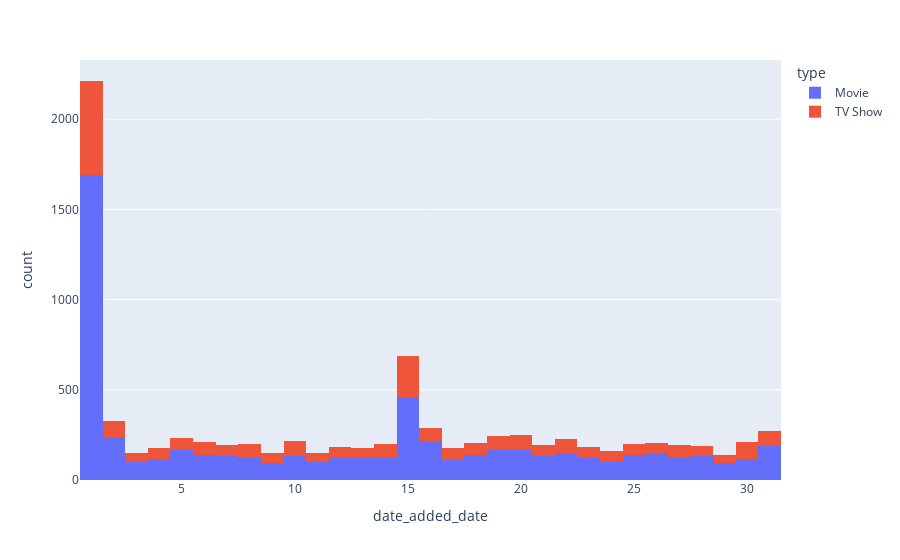

Write notebook code for a chart like this one.
### Markdown cell above
### There doesnt seem to be any spike in the number of movies added on a particular month
### Exploring the data set further, this time trying to see if more shows are added on particular date

### Code cell
data_import["date_added_date"] = data_import["date_added"].dt.day
dad = px.histogram( data_import ,x="date_added_date", color = 'type')
dad.show()
dad.write_html('/Python/Netflix EDA/dad.html')

### Figure 1 — Plotly figure (JSON) as saved in the notebook; plotly's stock layout.template omitted (floating-point values rounded to 4 significant figures; data arrays with more than 128 entries replaced by an {"elided": "..."} marker saying what was removed)
{"data": [{"alignmentgroup": "True", "bingroup": "x", "hovertemplate": "type=Movie<br>date_added_date=%{x}<br>count=%{y}<extra></extra>", "legendgroup": "Movie", "marker": {"color": "#636efa"}, "name": "Movie", "offsetgroup": "Movie", "orientation": "v", "showlegend": true, "type": "histogram", "x": {"elided": "6131 int values"}, "xaxis": "x", "yaxis": "y"}, {"alignmentgroup": "True", "bingroup": "x", "hovertemplate": "type=TV Show<br>date_added_date=%{x}<br>count=%{y}<extra></extra>", "legendgroup": "TV Show", "marker": {"color": "#EF553B"}, "name": "TV Show", "offsetgroup": "TV Show", "orientation": "v", "showlegend": true, "type": "histogram", "x": {"elided": "2676 int values"}, "xaxis": "x", "yaxis": "y"}], "layout": {"barmode": "relative", "legend": {"title": {"text": "type"}, "tracegroupgap": 0}, "margin": {"t": 60}, "xaxis": {"anchor": "y", "domain": [0, 1], "title": {"text": "date_added_date"}}, "yaxis": {"anchor": "x", "domain": [0, 1], "title": {"text": "count"}}}}
